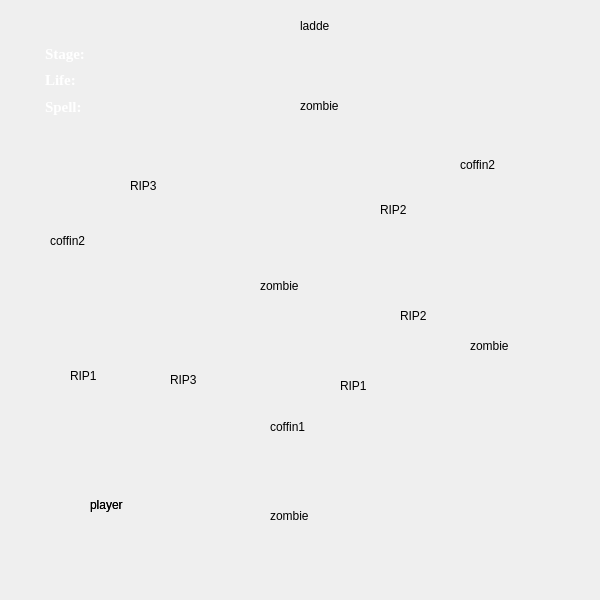
<?xml version="1.0" encoding="UTF-8"?>
<ui version="4.0">
 <class>B3</class>
 <widget class="QMainWindow" name="B3">
  <property name="geometry">
   <rect>
    <x>0</x>
    <y>0</y>
    <width>600</width>
    <height>600</height>
   </rect>
  </property>
  <property name="windowTitle">
   <string>MainWindow</string>
  </property>
  <widget class="QWidget" name="centralwidget">
   <widget class="QLabel" name="background_label">
    <property name="geometry">
     <rect>
      <x>-330</x>
      <y>-180</y>
      <width>600</width>
      <height>550</height>
     </rect>
    </property>
    <property name="sizePolicy">
     <sizepolicy hsizetype="Fixed" vsizetype="Fixed">
      <horstretch>0</horstretch>
      <verstretch>0</verstretch>
     </sizepolicy>
    </property>
    <property name="text">
     <string/>
    </property>
   </widget>
   <widget class="QLabel" name="coffin1">
    <property name="geometry">
     <rect>
      <x>270</x>
      <y>380</y>
      <width>48</width>
      <height>94</height>
     </rect>
    </property>
    <property name="text">
     <string>coffin1</string>
    </property>
   </widget>
   <widget class="QLabel" name="zombie_label_1">
    <property name="geometry">
     <rect>
      <x>260</x>
      <y>250</y>
      <width>39</width>
      <height>71</height>
     </rect>
    </property>
    <property name="text">
     <string>zombie1</string>
    </property>
   </widget>
   <widget class="QLabel" name="RIP1">
    <property name="geometry">
     <rect>
      <x>70</x>
      <y>350</y>
      <width>51</width>
      <height>51</height>
     </rect>
    </property>
    <property name="text">
     <string>RIP1</string>
    </property>
   </widget>
   <widget class="QLabel" name="player_label">
    <property name="geometry">
     <rect>
      <x>90</x>
      <y>480</y>
      <width>48</width>
      <height>51</height>
     </rect>
    </property>
    <property name="focusPolicy">
     <enum>Qt::StrongFocus</enum>
    </property>
    <property name="text">
     <string>player</string>
    </property>
    <property name="scaledContents">
     <bool>false</bool>
    </property>
   </widget>
   <widget class="QLabel" name="zombie_label_3">
    <property name="geometry">
     <rect>
      <x>270</x>
      <y>480</y>
      <width>38</width>
      <height>71</height>
     </rect>
    </property>
    <property name="text">
     <string>zombie2</string>
    </property>
   </widget>
   <widget class="QLabel" name="stage_background_label">
    <property name="geometry">
     <rect>
      <x>0</x>
      <y>0</y>
      <width>600</width>
      <height>600</height>
     </rect>
    </property>
    <property name="text">
     <string/>
    </property>
   </widget>
   <widget class="QWidget" name="verticalLayoutWidget">
    <property name="geometry">
     <rect>
      <x>40</x>
      <y>40</y>
      <width>160</width>
      <height>80</height>
     </rect>
    </property>
    <layout class="QVBoxLayout" name="InfoVLayout">
     <property name="spacing">
      <number>0</number>
     </property>
     <property name="leftMargin">
      <number>0</number>
     </property>
     <item>
      <layout class="QHBoxLayout" name="stageHLayout">
       <item>
        <spacer name="horizontalSpacer">
         <property name="orientation">
          <enum>Qt::Horizontal</enum>
         </property>
         <property name="sizeType">
          <enum>QSizePolicy::Fixed</enum>
         </property>
         <property name="sizeHint" stdset="0">
          <size>
           <width>5</width>
           <height>20</height>
          </size>
         </property>
        </spacer>
       </item>
       <item>
        <widget class="QLabel" name="label_2">
         <property name="font">
          <font>
           <family>Times New Roman</family>
           <pointsize>11</pointsize>
           <weight>75</weight>
           <bold>true</bold>
          </font>
         </property>
         <property name="styleSheet">
          <string notr="true">color: rgb(255, 255, 255);</string>
         </property>
         <property name="text">
          <string>Stage:</string>
         </property>
        </widget>
       </item>
       <item>
        <widget class="QLabel" name="level_label">
         <property name="font">
          <font>
           <family>Times New Roman</family>
           <pointsize>11</pointsize>
           <weight>50</weight>
           <bold>false</bold>
          </font>
         </property>
         <property name="styleSheet">
          <string notr="true">color: rgb(255, 255, 255);</string>
         </property>
         <property name="text">
          <string/>
         </property>
        </widget>
       </item>
      </layout>
     </item>
     <item>
      <layout class="QHBoxLayout" name="lifeHLayout">
       <item>
        <spacer name="horizontalSpacer_2">
         <property name="orientation">
          <enum>Qt::Horizontal</enum>
         </property>
         <property name="sizeType">
          <enum>QSizePolicy::Fixed</enum>
         </property>
         <property name="sizeHint" stdset="0">
          <size>
           <width>5</width>
           <height>20</height>
          </size>
         </property>
        </spacer>
       </item>
       <item>
        <widget class="QLabel" name="label_3">
         <property name="font">
          <font>
           <family>Times New Roman</family>
           <pointsize>11</pointsize>
           <weight>75</weight>
           <bold>true</bold>
          </font>
         </property>
         <property name="styleSheet">
          <string notr="true">color: rgb(255, 255, 255);</string>
         </property>
         <property name="text">
          <string>Life:</string>
         </property>
        </widget>
       </item>
      </layout>
     </item>
     <item>
      <layout class="QHBoxLayout" name="spellHLayout">
       <item>
        <spacer name="horizontalSpacer_3">
         <property name="orientation">
          <enum>Qt::Horizontal</enum>
         </property>
         <property name="sizeType">
          <enum>QSizePolicy::Fixed</enum>
         </property>
         <property name="sizeHint" stdset="0">
          <size>
           <width>5</width>
           <height>20</height>
          </size>
         </property>
        </spacer>
       </item>
       <item>
        <widget class="QLabel" name="label_5">
         <property name="font">
          <font>
           <family>Times New Roman</family>
           <pointsize>11</pointsize>
           <weight>75</weight>
           <bold>true</bold>
          </font>
         </property>
         <property name="styleSheet">
          <string notr="true">color: rgb(255, 255, 255);</string>
         </property>
         <property name="text">
          <string>Spell:</string>
         </property>
        </widget>
       </item>
       <item>
        <widget class="QLabel" name="label_6">
         <property name="text">
          <string/>
         </property>
        </widget>
       </item>
      </layout>
     </item>
    </layout>
   </widget>
   <widget class="QLabel" name="zombie_label_2">
    <property name="geometry">
     <rect>
      <x>300</x>
      <y>70</y>
      <width>38</width>
      <height>71</height>
     </rect>
    </property>
    <property name="text">
     <string>zombie2</string>
    </property>
   </widget>
   <widget class="QLabel" name="ladder_label">
    <property name="geometry">
     <rect>
      <x>300</x>
      <y>-10</y>
      <width>29</width>
      <height>71</height>
     </rect>
    </property>
    <property name="text">
     <string>ladder</string>
    </property>
   </widget>
   <widget class="QLabel" name="coffin2">
    <property name="geometry">
     <rect>
      <x>460</x>
      <y>120</y>
      <width>45</width>
      <height>89</height>
     </rect>
    </property>
    <property name="text">
     <string>coffin2</string>
    </property>
   </widget>
   <widget class="QLabel" name="RIP2">
    <property name="geometry">
     <rect>
      <x>400</x>
      <y>290</y>
      <width>52</width>
      <height>52</height>
     </rect>
    </property>
    <property name="text">
     <string>RIP2</string>
    </property>
   </widget>
   <widget class="QLabel" name="RIP3">
    <property name="geometry">
     <rect>
      <x>130</x>
      <y>160</y>
      <width>51</width>
      <height>51</height>
     </rect>
    </property>
    <property name="text">
     <string>RIP3</string>
    </property>
   </widget>
   <widget class="QLabel" name="RIP4">
    <property name="geometry">
     <rect>
      <x>340</x>
      <y>360</y>
      <width>51</width>
      <height>51</height>
     </rect>
    </property>
    <property name="text">
     <string>RIP1</string>
    </property>
   </widget>
   <widget class="QLabel" name="coffin3">
    <property name="geometry">
     <rect>
      <x>50</x>
      <y>190</y>
      <width>51</width>
      <height>101</height>
     </rect>
    </property>
    <property name="text">
     <string>coffin2</string>
    </property>
   </widget>
   <widget class="QLabel" name="zombie_label_4">
    <property name="geometry">
     <rect>
      <x>470</x>
      <y>310</y>
      <width>39</width>
      <height>71</height>
     </rect>
    </property>
    <property name="text">
     <string>zombie1</string>
    </property>
   </widget>
   <widget class="QLabel" name="RIP5">
    <property name="geometry">
     <rect>
      <x>170</x>
      <y>350</y>
      <width>60</width>
      <height>60</height>
     </rect>
    </property>
    <property name="text">
     <string>RIP3</string>
    </property>
   </widget>
   <widget class="QLabel" name="RIP6">
    <property name="geometry">
     <rect>
      <x>380</x>
      <y>190</y>
      <width>40</width>
      <height>40</height>
     </rect>
    </property>
    <property name="text">
     <string>RIP2</string>
    </property>
   </widget>
   <widget class="QLabel" name="player_label_2">
    <property name="geometry">
     <rect>
      <x>90</x>
      <y>480</y>
      <width>48</width>
      <height>51</height>
     </rect>
    </property>
    <property name="focusPolicy">
     <enum>Qt::StrongFocus</enum>
    </property>
    <property name="text">
     <string>player</string>
    </property>
    <property name="scaledContents">
     <bool>false</bool>
    </property>
   </widget>
   <widget class="QLabel" name="fire_label_1">
    <property name="geometry">
     <rect>
      <x>510</x>
      <y>36</y>
      <width>65</width>
      <height>78</height>
     </rect>
    </property>
    <property name="text">
     <string/>
    </property>
   </widget>
   <widget class="QLabel" name="fire_label_2">
    <property name="geometry">
     <rect>
      <x>20</x>
      <y>475</y>
      <width>65</width>
      <height>78</height>
     </rect>
    </property>
    <property name="text">
     <string/>
    </property>
   </widget>
   <widget class="QLabel" name="fire_label_3">
    <property name="geometry">
     <rect>
      <x>510</x>
      <y>475</y>
      <width>65</width>
      <height>78</height>
     </rect>
    </property>
    <property name="text">
     <string/>
    </property>
   </widget>
   <zorder>stage_background_label</zorder>
   <zorder>background_label</zorder>
   <zorder>coffin1</zorder>
   <zorder>zombie_label_1</zorder>
   <zorder>RIP1</zorder>
   <zorder>player_label</zorder>
   <zorder>zombie_label_3</zorder>
   <zorder>verticalLayoutWidget</zorder>
   <zorder>zombie_label_2</zorder>
   <zorder>ladder_label</zorder>
   <zorder>coffin2</zorder>
   <zorder>RIP2</zorder>
   <zorder>RIP3</zorder>
   <zorder>RIP4</zorder>
   <zorder>coffin3</zorder>
   <zorder>zombie_label_4</zorder>
   <zorder>RIP5</zorder>
   <zorder>RIP6</zorder>
   <zorder>player_label_2</zorder>
   <zorder>fire_label_1</zorder>
   <zorder>fire_label_2</zorder>
   <zorder>fire_label_3</zorder>
  </widget>
 </widget>
 <resources/>
 <connections/>
</ui>
